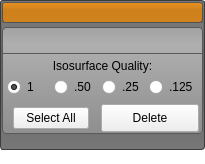
<?xml version="1.0" encoding="UTF-8"?>
<ui version="4.0">
 <class>LayerGroupWidget</class>
 <widget class="QWidget" name="LayerGroupWidget">
  <property name="geometry">
   <rect>
    <x>0</x>
    <y>0</y>
    <width>205</width>
    <height>159</height>
   </rect>
  </property>
  <property name="sizePolicy">
   <sizepolicy hsizetype="Preferred" vsizetype="Fixed">
    <horstretch>0</horstretch>
    <verstretch>0</verstretch>
   </sizepolicy>
  </property>
  <property name="styleSheet">
   <string notr="true">QTabWidget::pane{
	background-color: rgba(0, 0, 0, 0);
	border: 2px solid rgb(90,90,90);
	border-radius: 4px;
}

QTabWidget::tab-bar {
	left: 5px;
 }

QWidget#LayerGroupWidget{
	background-color: rgba( 0, 0, 0, 0 );
}

QTabBar::tab{
background-color:qlineargradient(spread:pad, x1:0.5, y1:0, x2:0.5, y2:0.960227, stop:0 rgba(101, 101, 101, 255), stop:0.155779 rgba(115, 115, 115, 255), stop:1 rgba(84, 84, 84, 255));
border-top-left-radius: 4px;
border-top-right-radius: 4px;
min-width:16ex;
height: 22px;
padding-left: 4px;
padding-right: 4px;
padding-top:0px;
border-top: 1px solid rgb(90,90,90);
border-left: 1px solid rgb(90,90,90);
border-right: 1px solid rgb(90,90,90);
margin-top:4px;
}

QTabBar::tab:selected{
background-color:qlineargradient(spread:pad, x1:0.5, y1:0, x2:0.5, y2:0.960227, stop:0 rgba(151, 151, 151, 255), stop:0.155779 rgba(165, 165, 165, 255), stop:1 rgba(134, 134, 134, 255));
margin-left: -4px;
margin-right: -4px;

}

QTabBar::tab:first:selected {
	margin-left: 0;
}
QTabBar::tab:last:selected {
  margin-right: 0;
}

QToolButton#group_new_button_{
	background-color: rgba(0, 0, 0, 0);
	border: 1px solid rgba(0, 0, 0, 0);
	margin: 0 0 0 0;
	padding: 0 0 0 0;
}
QToolButton#group_new_button_:hover{
	background-color: rgba( 0, 0, 0, 30 ); border-radius: 3px;
}

QToolButton#group_new_button_:pressed{
	background-color: rgb(233, 111, 53);
	border-radius: 3px;
	border: 1px solid rgb(142, 67, 32);
	margin: 0 0 0 0;
	padding: 0 0 0 0;
}

QToolButton#group_delete_button_{
	background-color: rgba(0, 0, 0, 0);
	border: 1px solid rgba(0, 0, 0, 0);
	margin: 0 0 0 0;
	padding: 0 0 0 0;
}
QToolButton#group_delete_button_:hover{
	background-color: rgba( 0, 0, 0, 30 ); border-radius: 3px;
}

QToolButton#group_delete_button_:checked{
	background-color: rgb(233, 111, 53);
	border-radius: 3px;
	border: 1px solid rgb(142, 67, 32);
	margin: 0 0 0 0;
	padding: 0 0 0 0;
}


QToolButton#group_iso_button_{
	background-color: rgba(0, 0, 0, 0);
	border: 1px solid rgba(0, 0, 0, 0);
	margin: 0 0 0 0;
	padding: 0 0 0 0;
}
QToolButton#group_iso_button_:hover{
	background-color: rgba( 0, 0, 0, 30 ); border-radius: 3px;
}
QToolButton#group_iso_button_:checked{
	background-color: rgb(233, 111, 53);
	border-radius: 3px;
	border: 1px solid rgb(142, 67, 32);
	margin: 0 0 0 0;
	padding: 0 0 0 0;
}


QToolButton#group_visibility_button_{
	background-color: rgba(0, 0, 0, 0);
	border: 1px solid rgba(0, 0, 0, 0);
	margin: 0 0 0 0;
	padding: 0 0 0 0;
}
QToolButton#group_visibility_button_:hover{
	background-color: rgba( 0, 0, 0, 30 ); border-radius: 3px;
}

QPushButton#activate_button_{
	background-color:rgba(0, 0, 0, 0);
	border-color: rgba(0, 0, 0, 0);
	border: none;
	height: 24px;
	text-align: left;
	color: white;
	margin: 0 0 0 0;
	padding: 0 0 0 0;
	font: bold;
}

QPushButton#activate_button_:pressed{
	background-color:rgba(0, 0, 0, 0);
	border: none;
	border-color: rgba(0, 0, 0, 0);
	color: gray;
	margin: 0 0 0 0;
	padding: 0 0 0 0;
}

QFrame#group_frame_{
	background-color: rgba(0, 0, 0, 0);
	border: none;
}

QToolButton#open_button_{
	background-color: rgba(0, 0, 0, 0);
	border-radius: 4px;
}

QToolButton#close_button_{
	background-color: rgba(0, 0, 0, 0);
	border-radius: 4px;
}

QWidget#group_header_{
	background-color: qlineargradient(spread:pad, x1:0.5, y1:0, x2:0.5, y2:0.960227, stop:0 rgba(0, 0, 0, 0), stop:0.45 rgba(0, 0, 0, 30), stop:1 rgba(0, 0, 0, 25));
    border-radius: 3px;
}

QWidget#group_background_{
	background-color: rgb(232, 145, 32);
    border-radius: 3px;
	border: 1px solid rgb(90, 90, 90);
}

QWidget#base_{
	background-color: qlineargradient(spread:pad, x1:0.5, y1:0, x2:0.5, y2:1, stop:0 rgba(120, 120, 120, 255), stop:0.36 rgba(100, 100, 100, 255), stop:0.65 rgba(100, 100, 100, 255), stop:1 rgba(120, 120, 120, 255));
	border-radius:3px;
	border: 1px solid rgb(60, 60, 60);
	color: rgb(90, 90, 90);
}

QWidget#tools_and_layers_widget_{
	background-color: qlineargradient(spread:pad, x1:0.5, y1:0, x2:0.5, y2:1, stop:0 rgba(120, 120, 120, 255), stop:0.36 rgba(100, 100, 100, 255), stop:0.65 rgba(100, 100, 100, 255), stop:1 rgba(120, 120, 120, 255));
}

QWidget#group_tools_{
	border-radius: 4px;
	border: 1px solid rgb(90, 90, 90);
	background-color: qlineargradient(spread:pad, x1:0.5, y1:0, x2:0.5, y2:0.960227, stop:0 rgba(161, 161, 161, 255), stop:0.155779 rgba(175, 175, 175, 255), stop:1 rgba(144, 144, 144, 255));
}

QWidget#buttons_{
	border-bottom: 1px solid rgb(90, 90, 90);
}
</string>
  </property>
  <layout class="QVBoxLayout" name="verticalLayout_12">
   <property name="spacing">
    <number>0</number>
   </property>
   <property name="margin">
    <number>0</number>
   </property>
   <item>
    <widget class="QWidget" name="base_" native="true">
     <layout class="QVBoxLayout" name="verticalLayout_13">
      <property name="spacing">
       <number>0</number>
      </property>
      <property name="margin">
       <number>2</number>
      </property>
      <item>
       <widget class="QWidget" name="group_background_" native="true">
        <property name="sizePolicy">
         <sizepolicy hsizetype="Preferred" vsizetype="Fixed">
          <horstretch>0</horstretch>
          <verstretch>0</verstretch>
         </sizepolicy>
        </property>
        <property name="minimumSize">
         <size>
          <width>201</width>
          <height>21</height>
         </size>
        </property>
        <property name="maximumSize">
         <size>
          <width>16777215</width>
          <height>21</height>
         </size>
        </property>
        <layout class="QHBoxLayout" name="horizontalLayout_13">
         <property name="spacing">
          <number>0</number>
         </property>
         <property name="leftMargin">
          <number>0</number>
         </property>
         <property name="topMargin">
          <number>0</number>
         </property>
         <property name="rightMargin">
          <number>1</number>
         </property>
         <property name="bottomMargin">
          <number>0</number>
         </property>
         <item>
          <widget class="QWidget" name="group_header_" native="true">
           <property name="sizePolicy">
            <sizepolicy hsizetype="Preferred" vsizetype="Preferred">
             <horstretch>0</horstretch>
             <verstretch>0</verstretch>
            </sizepolicy>
           </property>
           <property name="minimumSize">
            <size>
             <width>215</width>
             <height>21</height>
            </size>
           </property>
           <property name="maximumSize">
            <size>
             <width>16777215</width>
             <height>21</height>
            </size>
           </property>
           <layout class="QHBoxLayout" name="horizontalLayout">
            <property name="spacing">
             <number>0</number>
            </property>
            <property name="margin">
             <number>0</number>
            </property>
            <item>
             <widget class="QToolButton" name="open_button_">
              <property name="minimumSize">
               <size>
                <width>21</width>
                <height>21</height>
               </size>
              </property>
              <property name="maximumSize">
               <size>
                <width>21</width>
                <height>21</height>
               </size>
              </property>
              <property name="text">
               <string/>
              </property>
              <property name="icon">
               <iconset resource="../../Resources/QtResources.qrc">
                <normaloff>:/Images/RightArrowWhite.png</normaloff>
                <normalon>:/Images/DownArrowWhite.png</normalon>:/Images/RightArrowWhite.png</iconset>
              </property>
              <property name="iconSize">
               <size>
                <width>16</width>
                <height>16</height>
               </size>
              </property>
              <property name="checkable">
               <bool>true</bool>
              </property>
              <property name="checked">
               <bool>true</bool>
              </property>
             </widget>
            </item>
            <item>
             <widget class="QWidget" name="widget" native="true">
              <property name="minimumSize">
               <size>
                <width>25</width>
                <height>20</height>
               </size>
              </property>
              <property name="maximumSize">
               <size>
                <width>25</width>
                <height>20</height>
               </size>
              </property>
              <layout class="QHBoxLayout" name="horizontalLayout_3">
               <property name="spacing">
                <number>0</number>
               </property>
               <property name="leftMargin">
                <number>0</number>
               </property>
               <property name="topMargin">
                <number>0</number>
               </property>
               <property name="rightMargin">
                <number>5</number>
               </property>
               <property name="bottomMargin">
                <number>0</number>
               </property>
               <item>
                <widget class="QtUtils::QtTristateToolButton" name="group_visibility_button_">
                 <property name="minimumSize">
                  <size>
                   <width>20</width>
                   <height>20</height>
                  </size>
                 </property>
                 <property name="maximumSize">
                  <size>
                   <width>20</width>
                   <height>20</height>
                  </size>
                 </property>
                 <property name="toolTip">
                  <string>Turn on or off the group's visibility</string>
                 </property>
                 <property name="text">
                  <string/>
                 </property>
                 <property name="icon">
                  <iconset resource="../../Resources/QtResources.qrc">
                   <normaloff>:/Images/VisibleOff.png</normaloff>
                   <normalon>:/Images/VisibleWhite.png</normalon>:/Images/VisibleOff.png</iconset>
                 </property>
                 <property name="iconSize">
                  <size>
                   <width>20</width>
                   <height>20</height>
                  </size>
                 </property>
                 <property name="checkable">
                  <bool>true</bool>
                 </property>
                </widget>
               </item>
              </layout>
             </widget>
            </item>
           </layout>
          </widget>
         </item>
        </layout>
       </widget>
      </item>
      <item>
       <widget class="QWidget" name="tools_and_layers_widget_" native="true">
        <layout class="QVBoxLayout" name="verticalLayout_11">
         <property name="spacing">
          <number>0</number>
         </property>
         <property name="margin">
          <number>0</number>
         </property>
         <item>
          <widget class="QFrame" name="group_frame_">
           <property name="sizePolicy">
            <sizepolicy hsizetype="Preferred" vsizetype="Preferred">
             <horstretch>0</horstretch>
             <verstretch>0</verstretch>
            </sizepolicy>
           </property>
           <property name="minimumSize">
            <size>
             <width>0</width>
             <height>0</height>
            </size>
           </property>
           <property name="maximumSize">
            <size>
             <width>16777215</width>
             <height>16777215</height>
            </size>
           </property>
           <property name="frameShape">
            <enum>QFrame::StyledPanel</enum>
           </property>
           <property name="frameShadow">
            <enum>QFrame::Raised</enum>
           </property>
           <property name="lineWidth">
            <number>0</number>
           </property>
           <layout class="QVBoxLayout" name="group_frame_layout_">
            <property name="spacing">
             <number>3</number>
            </property>
            <property name="leftMargin">
             <number>1</number>
            </property>
            <property name="topMargin">
             <number>2</number>
            </property>
            <property name="rightMargin">
             <number>1</number>
            </property>
            <property name="bottomMargin">
             <number>2</number>
            </property>
           </layout>
          </widget>
         </item>
         <item>
          <widget class="QWidget" name="group_tools_" native="true">
           <layout class="QVBoxLayout" name="verticalLayout_10">
            <property name="spacing">
             <number>0</number>
            </property>
            <property name="margin">
             <number>0</number>
            </property>
            <item>
             <widget class="QWidget" name="buttons_" native="true">
              <property name="sizePolicy">
               <sizepolicy hsizetype="Preferred" vsizetype="Fixed">
                <horstretch>0</horstretch>
                <verstretch>0</verstretch>
               </sizepolicy>
              </property>
              <property name="minimumSize">
               <size>
                <width>0</width>
                <height>27</height>
               </size>
              </property>
              <property name="maximumSize">
               <size>
                <width>16777215</width>
                <height>27</height>
               </size>
              </property>
              <layout class="QHBoxLayout" name="horizontalLayout_2">
               <property name="spacing">
                <number>4</number>
               </property>
               <property name="leftMargin">
                <number>2</number>
               </property>
               <property name="topMargin">
                <number>3</number>
               </property>
               <property name="rightMargin">
                <number>2</number>
               </property>
               <property name="bottomMargin">
                <number>2</number>
               </property>
               <item>
                <spacer name="horizontalSpacer">
                 <property name="orientation">
                  <enum>Qt::Horizontal</enum>
                 </property>
                 <property name="sizeHint" stdset="0">
                  <size>
                   <width>40</width>
                   <height>20</height>
                  </size>
                 </property>
                </spacer>
               </item>
               <item>
                <widget class="QToolButton" name="group_iso_button_">
                 <property name="minimumSize">
                  <size>
                   <width>0</width>
                   <height>22</height>
                  </size>
                 </property>
                 <property name="maximumSize">
                  <size>
                   <width>16777215</width>
                   <height>22</height>
                  </size>
                 </property>
                 <property name="toolTip">
                  <string>Open the transform menu</string>
                 </property>
                 <property name="text">
                  <string/>
                 </property>
                 <property name="icon">
                  <iconset resource="../../Resources/QtResources.qrc">
                   <normaloff>:/Images/IsosurfaceMenuOff.png</normaloff>
                   <normalon>:/Images/IsosurfaceMenu.png</normalon>:/Images/IsosurfaceMenuOff.png</iconset>
                 </property>
                 <property name="iconSize">
                  <size>
                   <width>35</width>
                   <height>20</height>
                  </size>
                 </property>
                 <property name="checkable">
                  <bool>true</bool>
                 </property>
                </widget>
               </item>
               <item>
                <widget class="QToolButton" name="group_delete_button_">
                 <property name="minimumSize">
                  <size>
                   <width>22</width>
                   <height>22</height>
                  </size>
                 </property>
                 <property name="maximumSize">
                  <size>
                   <width>22</width>
                   <height>22</height>
                  </size>
                 </property>
                 <property name="toolTip">
                  <string>Delete a layer</string>
                 </property>
                 <property name="text">
                  <string/>
                 </property>
                 <property name="icon">
                  <iconset resource="../../Resources/QtResources.qrc">
                   <normaloff>:/Images/Delete.png</normaloff>
                   <normalon>:/Images/DeleteWhite.png</normalon>:/Images/Delete.png</iconset>
                 </property>
                 <property name="checkable">
                  <bool>true</bool>
                 </property>
                </widget>
               </item>
               <item>
                <widget class="QToolButton" name="group_new_button_">
                 <property name="minimumSize">
                  <size>
                   <width>22</width>
                   <height>22</height>
                  </size>
                 </property>
                 <property name="maximumSize">
                  <size>
                   <width>22</width>
                   <height>22</height>
                  </size>
                 </property>
                 <property name="toolTip">
                  <string>Create a new layer</string>
                 </property>
                 <property name="text">
                  <string/>
                 </property>
                 <property name="icon">
                  <iconset resource="../../Resources/QtResources.qrc">
                   <normaloff>:/Images/Add.png</normaloff>
                   <normalon>:/Images/AddWhite.png</normalon>:/Images/Add.png</iconset>
                 </property>
                 <property name="iconSize">
                  <size>
                   <width>20</width>
                   <height>20</height>
                  </size>
                 </property>
                </widget>
               </item>
              </layout>
             </widget>
            </item>
            <item>
             <widget class="QWidget" name="iso_quality_" native="true">
              <layout class="QVBoxLayout" name="verticalLayout_14" stretch="0,1">
               <property name="spacing">
                <number>2</number>
               </property>
               <property name="margin">
                <number>4</number>
               </property>
               <item>
                <widget class="QWidget" name="widget_19" native="true">
                 <property name="minimumSize">
                  <size>
                   <width>0</width>
                   <height>16</height>
                  </size>
                 </property>
                 <layout class="QHBoxLayout" name="horizontalLayout_31">
                  <property name="spacing">
                   <number>0</number>
                  </property>
                  <property name="leftMargin">
                   <number>4</number>
                  </property>
                  <property name="topMargin">
                   <number>0</number>
                  </property>
                  <property name="rightMargin">
                   <number>4</number>
                  </property>
                  <property name="bottomMargin">
                   <number>0</number>
                  </property>
                  <item>
                   <widget class="QLabel" name="label">
                    <property name="sizePolicy">
                     <sizepolicy hsizetype="Preferred" vsizetype="Fixed">
                      <horstretch>0</horstretch>
                      <verstretch>0</verstretch>
                     </sizepolicy>
                    </property>
                    <property name="minimumSize">
                     <size>
                      <width>0</width>
                      <height>16</height>
                     </size>
                    </property>
                    <property name="text">
                     <string>Isosurface Quality:</string>
                    </property>
                    <property name="alignment">
                     <set>Qt::AlignCenter</set>
                    </property>
                   </widget>
                  </item>
                 </layout>
                </widget>
               </item>
               <item>
                <widget class="QWidget" name="widget_18" native="true">
                 <property name="sizePolicy">
                  <sizepolicy hsizetype="Preferred" vsizetype="MinimumExpanding">
                   <horstretch>0</horstretch>
                   <verstretch>0</verstretch>
                  </sizepolicy>
                 </property>
                 <layout class="QHBoxLayout" name="horizontalLayout_24">
                  <property name="spacing">
                   <number>0</number>
                  </property>
                  <property name="margin">
                   <number>1</number>
                  </property>
                  <item>
                   <widget class="QRadioButton" name="radioButton_1_point_0">
                    <property name="text">
                     <string>1</string>
                    </property>
                    <property name="checked">
                     <bool>true</bool>
                    </property>
                   </widget>
                  </item>
                  <item>
                   <widget class="QRadioButton" name="radioButton_point_5">
                    <property name="text">
                     <string>.50</string>
                    </property>
                   </widget>
                  </item>
                  <item>
                   <widget class="QRadioButton" name="radioButton_point_25">
                    <property name="text">
                     <string>.25</string>
                    </property>
                   </widget>
                  </item>
                  <item>
                   <widget class="QRadioButton" name="radioButton_point_125">
                    <property name="text">
                     <string>.125</string>
                    </property>
                   </widget>
                  </item>
                 </layout>
                </widget>
               </item>
              </layout>
             </widget>
            </item>
            <item>
             <widget class="QWidget" name="delete_" native="true">
              <layout class="QVBoxLayout" name="verticalLayout_8">
               <property name="spacing">
                <number>2</number>
               </property>
               <property name="margin">
                <number>0</number>
               </property>
               <item>
                <widget class="QWidget" name="widget_8" native="true">
                 <property name="minimumSize">
                  <size>
                   <width>0</width>
                   <height>32</height>
                  </size>
                 </property>
                 <property name="maximumSize">
                  <size>
                   <width>16777215</width>
                   <height>32</height>
                  </size>
                 </property>
                 <layout class="QHBoxLayout" name="horizontalLayout_25">
                  <property name="spacing">
                   <number>0</number>
                  </property>
                  <property name="leftMargin">
                   <number>0</number>
                  </property>
                  <property name="topMargin">
                   <number>0</number>
                  </property>
                  <property name="rightMargin">
                   <number>4</number>
                  </property>
                  <property name="bottomMargin">
                   <number>0</number>
                  </property>
                  <item>
                   <widget class="QWidget" name="widget_2" native="true">
                    <layout class="QHBoxLayout" name="horizontalLayout_4">
                     <property name="spacing">
                      <number>0</number>
                     </property>
                     <property name="margin">
                      <number>0</number>
                     </property>
                     <item>
                      <widget class="QPushButton" name="select_all_button_">
                       <property name="maximumSize">
                        <size>
                         <width>76</width>
                         <height>16777215</height>
                        </size>
                       </property>
                       <property name="text">
                        <string>Select All</string>
                       </property>
                       <property name="checkable">
                        <bool>true</bool>
                       </property>
                      </widget>
                     </item>
                    </layout>
                   </widget>
                  </item>
                  <item>
                   <widget class="QPushButton" name="delete_button_">
                    <property name="minimumSize">
                     <size>
                      <width>0</width>
                      <height>28</height>
                     </size>
                    </property>
                    <property name="text">
                     <string>Delete</string>
                    </property>
                   </widget>
                  </item>
                 </layout>
                </widget>
               </item>
              </layout>
             </widget>
            </item>
           </layout>
          </widget>
         </item>
        </layout>
       </widget>
      </item>
      <item>
       <widget class="QLabel" name="fake_widget_">
        <property name="text">
         <string/>
        </property>
       </widget>
      </item>
     </layout>
    </widget>
   </item>
   <item>
    <widget class="QLabel" name="group_dummy_">
     <property name="text">
      <string/>
     </property>
    </widget>
   </item>
  </layout>
 </widget>
 <layoutdefault spacing="2" margin="0"/>
 <customwidgets>
  <customwidget>
   <class>QtUtils::QtTristateToolButton</class>
   <extends>QToolButton</extends>
   <header location="global">QtUtils/Widgets/QtTristateToolButton.h</header>
  </customwidget>
 </customwidgets>
 <resources>
  <include location="../../Resources/QtResources.qrc"/>
 </resources>
 <connections/>
</ui>
